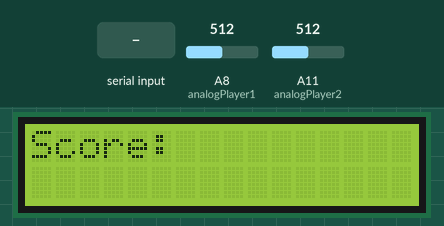
This sketch was run on a simulated Arduino Mega 2560, built for the host (arithmetic inside an expression is 32-bit, double 64-bit). Shown: 16×2 character LCD. Inputs (shaded band) come from the test bench; at power-on: A8 (analogPlayer1) = 512, A11 (analogPlayer2) = 512. What the sketch prints to the serial monitor is not drawn.

Above: at 1.2 s.
1.3 s: "1" received over the second serial link
At 2.0 s:
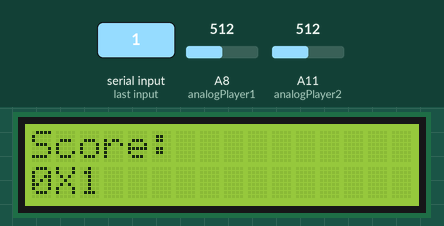
2.8 s: "0" received over the second serial link
At 4.0 s:
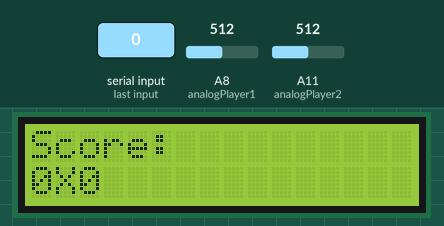
4.3 s: A8 (analogPlayer1) set to 98
5.8 s: A8 (analogPlayer1) set to 83
Timing chart, 0 to 8.8 s (numbered marks = the images above; inputs shaded):
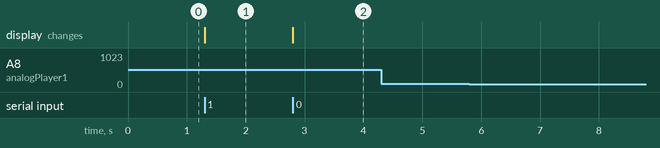

Measured:
- after the input at 1.3 s, the display: changes at once (image 1)
- after the input at 2.8 s, the display: changes at once (image 2)

The sketch:

potenciometrosos.ino
```cpp
// ******   Este módulo foi desenvolvido de forma extra-classe     ****** //
// ****** por Bruno C. Matias, Ellen C. Aguiar e Victória O. Gomes ****** //
// ******            do grupo P02 da disciplia TEC499.             ****** //

#include <LiquidCrystal.h>

int analogPlayer1 = A8;                                   // Entrada analógica do Player 1
int analogPlayer2 = A11;                                  // Entrada analógica do Player 1
int value1 = 0;                                           // Valor do primeiro potenciômetro
int value2 = 0;                                           // Valor do segundo potenciômetro
int leituraAtual, player1, player2;                       // Declaração de variáveis para manipulação do LCD
LiquidCrystal lcd(8, 9, 4, 5, 6, 7);                      // "Instancia" um lcd com a biblioteca LiquidCrystal

void setup() {
  //Abre a comunicação serial.
  Serial.begin(115200);                                   // Abre uma conexão com a porta principal
  Serial1.begin(115200);
  Serial2.begin(115200);                                  // Abre uma conexão com a porta serial 2
  Serial3.begin(115200);                                  // Abre uma conexão com a porta serial 3
  pinMode(22, OUTPUT);                                    // Coloca o pino de alimentação do segundo potenciômetro como output
  pinMode(26, OUTPUT);                                    // Coloca o pino de alimentação do segundo potenciômetro como output
  pinMode(52, OUTPUT);                                    // Coloca o pino de alimentação do segundo potenciômetro como output
  digitalWrite(22, HIGH);                                 // Manda a voltagem correta para o segundo potenciômetro
  digitalWrite(52, HIGH);                                 // Manda a voltagem correta para o segundo potenciômetro
  digitalWrite(26, LOW);                                  // Manda a voltagem correta para o segundo potenciômetro
  lcd.begin(16,2);                                        // Inicializa o LCD com 2 linhas e 16 colunas
  lcd.setCursor(0,0);                                     // Seta a posição na qual o cursor do LCD vai iniciar
  lcd.print("Score:");                                    // Printa na linha 1 do LCD
}

void loop() {
  value1 = analogRead(analogPlayer1);                      // Lê o potenciômetro do jogador 1
  value2 = analogRead(analogPlayer2);                      // Lê o potenciômetro do jogador 2
  float voltage1 = (value1 * (376.0 / 1023.0)) + 6;        // Limita o valor do potenciômetro para o range aceitável de Y
  float voltage2 = ((value2 * (376.0 / 1023.0)) + 6) + 512;// Limita o valor do potenciômetro para o range aceitável de Y
  Serial.print("Escrevi na uart 1 ");                      // Para debug
  Serial.print((voltage1/4));                              // Para debug
  Serial.print(" e na uart 2 ");                           // Para debug
  Serial.println((voltage2/4));                            // Para debug
  Serial2.write((voltage1/4));                             // Manda a voltagem do Jogador 1 para a UART2
  Serial3.write((voltage2/4));                             // Manda a voltagem do Jogador 2 para a UART3
  leituraAtual = Serial1.read();                           // Lê a pontuação dos jogadoes pela UART 1
  if(leituraAtual != -1){                                  // Verifica se algum dado foi recebido
    lcd.setCursor(0,1);                                    // Seta a posição do cursor para a linha 2, coluna 0
    lcd.print((bitRead(leituraAtual, 3) << 1) + (bitRead(leituraAtual, 2)));
    lcd.setCursor(1,1);                                    // Seta a posição do cursor para a linha 2, coluna 1
    lcd.print("X");                                        // Printa X no LCD
    lcd.setCursor(2,1);                                    // Seta a posição do cursor para a lnha 2, coluna 2
    lcd.print((bitRead(leituraAtual, 1) << 1) + (bitRead(leituraAtual, 0)));
  }
}
```
